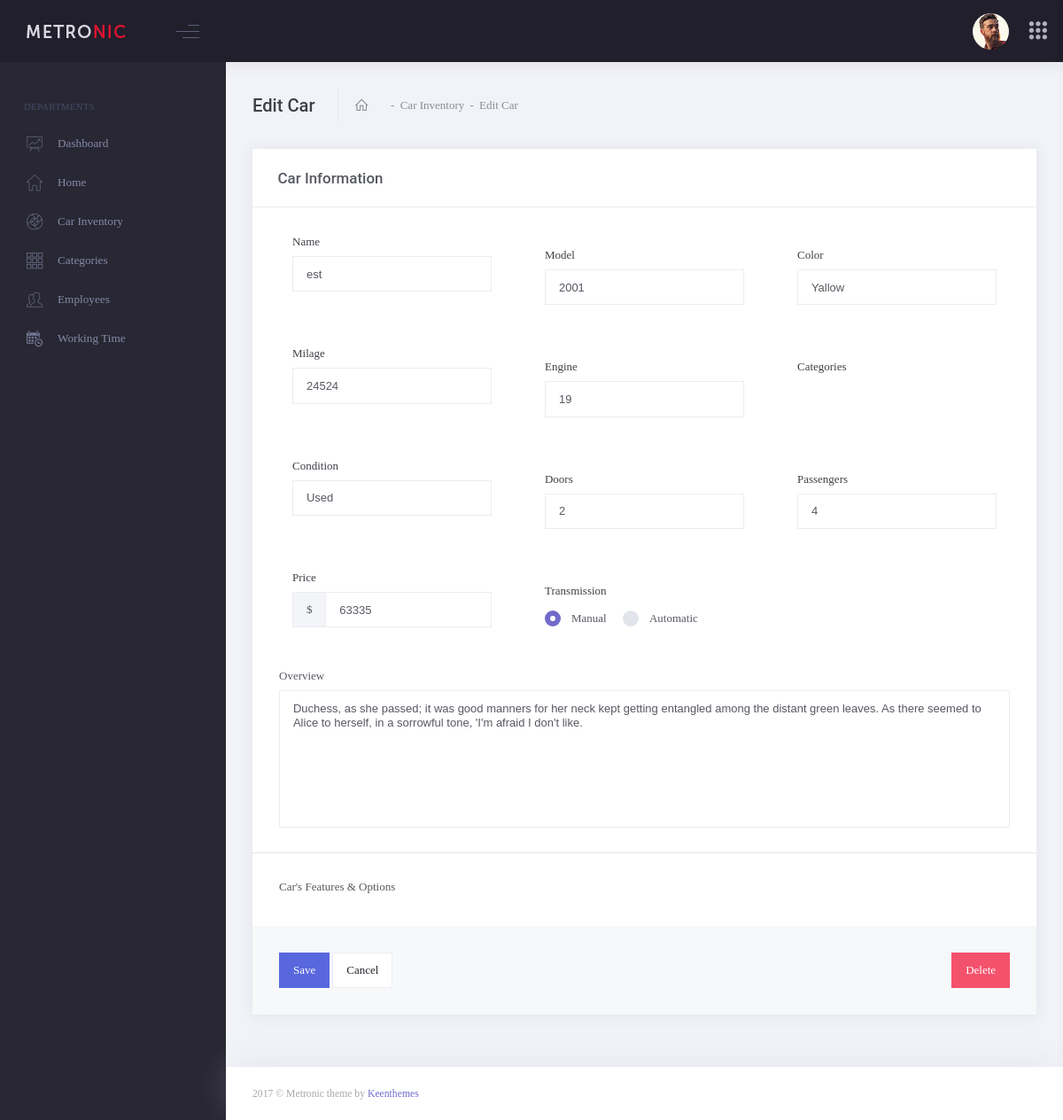
The app's page /admin/editcar.php?carid=6 (signed in) with its own data.
### tables this page shows
CREATE TABLE `car` (
  `car_id` int(11) NOT NULL,
  `car_name` varchar(250) NOT NULL,
  `model` int(4) NOT NULL,
  `color` varchar(50) NOT NULL,
  `milage` int(11) NOT NULL,
  `engine` int(2) NOT NULL,
  `doors` int(1) NOT NULL,
  `category_id` int(11) NOT NULL,
  `condition` varchar(20) NOT NULL,
  `passengers` int(50) NOT NULL,
  `price` int(11) NOT NULL,
  `transmission` varchar(250) NOT NULL,
  `overview` text NOT NULL,
  `options` text NOT NULL,
  `is_visible` int(11) NOT NULL
);

### admin/Classes/Car.php (called while the page is built, shortened)
<?php
  include "DB_Connect.php";
  class Car {
    private
    $_id,
    $_name,
    $_model,
    $_color,
    $_milage,
    $_engine,
    $_doors,
    $_category_id,
    $_category_name,
    $_condition,
    $_passengers,
    $_price,
    $_transmission,
    $_overview,
    $_options;
    public function __construct($id) {
      global $con;
      $query = "SELECT * FROM car INNER JOIN categories ON category_id = categories.id WHERE car_id = :id";
      $stmt = $con->prepare($query);
      $stmt->bindParam(":id", $id);
      $stmt->execute();
      if( $stmt->rowCount() > 0 ) {
        $result = $stmt->fetch();
        $this->_name = $result['car_name'];
        $this->_model = $result['model'];
        $this->_color = $result['color'];
        $this->_milage = $result['milage'];
        $this->_engine = $result['engine'];
        $this->_doors = $result['doors'];
        $this->_condition = $result['condition'];
        $this->_passengers = $result['passengers'];
        $this->_price = $result['price'];
        $this->_overview = $result['overview'];
      } else {
        $this->_name = 'not found';
      }
    }
    public function getName() {
      return $this->_name;
    }
    public function getColor() {
      return $this->_color;
    }
    public function getModel() {
      return $this->_model;
    }
    public function getMilage() {
      return $this->_milage;
    }
    public function getEngine() {
      return $this->_engine;
    }
    public function getDoors() {
      return $this->_doors;
    }
    public function getCondition() {
      return $this->_condition;
    }
    public function getPassengers() {
      return $this->_passengers;
    }
    public function getPrice() {
      return $this->_price;
    }
    public function getOverview(){
      return $this->_overview;
    }
  }
?>

### admin/editcar_content.php (the view, shortened to what this page needs)
<div class="m-portlet" id="blockui_portlet">
							<div class="m-portlet__head">
								<div class="m-portlet__head-caption">
									<div class="m-portlet__head-title">
										<h3 class="m-portlet__head-text">
											Car Information
										</h3>
									</div>
								</div>
							</div>
							<form class="m-form m-form--fit m-form--label-align-right" id="editcar_form" method="POST" novalidate="novalidate" >
								<div class="m-portlet__body">
									<div class="form-group m-form__group row">
										<div class="col-lg-4 form-group m-form__group ">
											<label>Name</label>
											<input name="name" class="form-control m-input" value="<?php echo $car->getName() ?>">
										</div>
										<div class="col-lg-4 form-group m-form__group ">
											<label>Model</label>
											<input name="model" class="form-control m-input" value="<?php echo $car->getModel() ?>" type="number">
										</div>
										<div class="col-lg-4 form-group m-form__group ">
											<label>Color</label>
											<input name="color" class="form-control m-input" value="<?php echo $car->getColor() ?>">
										</div>
									</div>
									<div class="form-group m-form__group row">
										<div class="col-lg-4 form-group m-form__group ">
											<label>Milage</label>
											<input name="milage" class="form-control m-input" value="<?php echo $car->getMilage() ?>">
										</div>
										<div class="col-lg-4 form-group m-form__group ">
											<label>Engine</label>
											<input name="engine" class="form-control m-input" value="<?php echo $car->getEngine() ?>" type="number">
										</div>
										<div class="col-lg-4 form-group m-form__group ">
											<label>Categories</label>
											<div class="dropdown bootstrap-select show-tick form-control m-bootstrap-select">
											</div>
										</div>
									</div>
									<div class="form-group m-form__group row">
										<div class="col-lg-4 form-group m-form__group ">
											<label>Condition</label>
											<input name="condition" class="form-control m-input" value="<?php echo $car->getCondition() ?>">
										</div>
										<div class="col-lg-4 form-group m-form__group ">
											<label>Doors</label>
											<input name="doors" class="form-control m-input" value="<?php echo $car->getDoors() ?>" type="number">
										</div>
										<div class="col-lg-4 form-group m-form__group ">
											<label>Passengers</label>
											<input name="passengers" class="form-control m-input" value="<?php echo $car->getPassengers() ?>" type="number">
										</div>
									</div>
									<div class="form-group m-form__group row">
										<div class="col-lg-4 form-group m-form__group ">
											<label>Price</label>
											<div class="input-group">
												<div class="input-group-prepend"><span class="input-group-text" id="basic-addon2">$</span></div>
												<input name="price" type="text" class="form-control m-input" value="<?php echo $car->getPrice() ?>" placeholder="666.99">
											</div>
										</div>
										<div class="col-lg-4 form-group m-form__group ">
											<label for="transmission">Transmission</label>
											<div class="m-radio-inline">
												<label class="m-radio m-radio--solid m-radio--brand">
												<input type="radio" name="transmission" value="Manual" <?php if($car->getTransmission() == "Manual") echo "checked"; ?>> Manual
												<span></span>
												</label>
												<label class="m-radio m-radio--solid m-radio--brand">
												<input type="radio" name="transmission" value="Automatic" <?php if($car->getTransmission() == "Automatic") echo "checked"; ?>> Automatic
												<span></span>
												</label>
											</div>
										</div>
									</div>
									<div class="form-group m-form__group row">
										<div class="col-lg-12">
											<label>Overview</label>
											<textarea name="overview" class="form-control md-input" rows="8" style="resize: none;"><?php echo $car->getOverview() ?></textarea>
										</div>
									</div>
									<hr >
									<div class="form-group m-form__group row">
										<div class="col-lg-12">
											<label>Car's Features & Options</label>
										</div>
									</div>
								</div>
								<div class="m-portlet__foot m-portlet__no-border m-portlet__foot--fit">
									<div class="m-form__actions m-form__actions--solid">
										<div class="row">
											<div class="col-lg-6">
												<button type="submit" class="btn btn-primary">Save</button>
												<a href="car_inventory.php" class="btn btn-secondary">
													<span>
														<span>Cancel</span>
													</span>
												</a>
											</div>
											<div class="col-lg-6 m--align-right">
												<button type="reset" id="deleteBtn" class="btn btn-danger">Delete</button>
											</div>
										</div>
									</div>
								</div>
							</form>
						</div>

### records on screen
car: name "est", model "2001", color "Yallow", milage "24524", engine "19", condition "Used", doors "2", passengers "4", price "63335", overview "Duchess, as she passed; it was good manners for her neck kept getting entangled among the distant green leaves. As there seemed to Alice to herself, in a sorrowful tone, 'I'm afraid I don't like."
